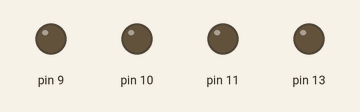
Recording of a sketch running on a simulated Arduino Uno, built with avr-gcc and run on an emulated ATmega328P. Parts: output pins drawn as LEDs (lit = HIGH).

Above: at 0.05 s.
At 1.85 s:
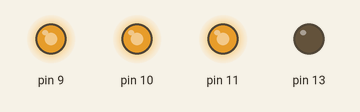
At 2.75 s:
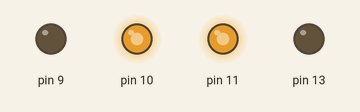
At 3.65 s:
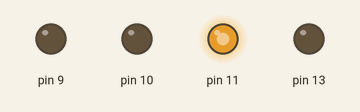
At 5.45 s:
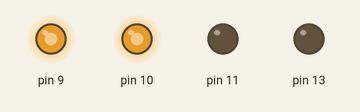
At 7.25 s:
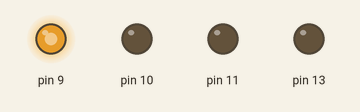
Timing chart, 0 to 9.5 s (numbered marks = the images above):
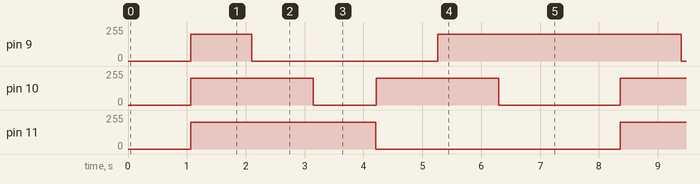

Measured:
- by itself, pin 9: repeats every 7.3 s: 0/255 3.2 s, 200/255 4.1 s
- by itself, pin 10: repeats every 7.3 s: 0/255 1.1 s, 200/255 2.1 s, 0/255 2.1 s, 200/255 2.1 s
- by itself, pin 11: alternates 200/255 for 3.1 s and 0/255 for 4.2 s

The sketch:

sketch_jan17c.ino
```cpp
uint8_t red = 0;
uint8_t green = 0;
uint8_t blue = 0;
bool red_no_change = 0;
bool green_no_change = 0;
bool blue_no_change = 0;
float red_counter = 0.0;
float green_counter = 0.0;
float blue_counter = 0.0;
unsigned long timer = 0;
float red_steps = 0.0;
float green_steps = 0.0;
float blue_steps = 0.0;

void setup() {
  pinMode(9, OUTPUT);
  pinMode(10, OUTPUT);
  pinMode(11, OUTPUT);
  pinMode(13, OUTPUT);
  digitalWrite(13, LOW);
}

void loop() {
  colorChange(200,200,200,1000);
  colorChange(200,200,0,1000);
  colorChange(200,0,0,1000);
  colorChange(0,200,0,1000);
  colorChange(0,200,200,1000);
  colorChange(0,0,200,1000);
  delay(1000);
}

void colorChange(uint8_t red_new, uint8_t green_new, uint8_t blue_new, unsigned long duration) {
  red_steps = 0.0;
  green_steps = 0.0;
  blue_steps = 0.0;

  if(red_new - red == 0) {
    red_steps = 0;
    red_no_change = 1;
  } else {
    red_no_change = 0;
    red_steps = (float(red_new) - float(red)) / float(duration);
  }

  if(green_new - green == 0) {
    green_steps = 0;
    green_no_change = 1;
  } else {
    green_no_change = 0;
    green_steps = (float(green_new) - float(green)) / float(duration);
  }

  if(blue_new - blue == 0) {
    blue_steps = 0;
    blue_no_change = 1;
  } else {
    blue_no_change = 0;
    blue_steps = (float(blue_new) - float(blue)) / float(duration);
  }

  for(timer = 1; timer <= duration; timer++) {

    if(red_no_change == 1) {
    } else {
      red_counter += red_steps;
      red = int(red_counter);
    }

    if(green_no_change == 1) {
    } else {
      green_counter += green_steps;
      green = int(green_counter);
    }

    if(blue_no_change == 1) {
    } else {
      blue_counter += blue_steps;
      blue = int(blue_counter);
    }

    rgb_color(red,green,blue);
    delay(1);
  }

  red = red_new;
  green = green_new;
  blue = blue_new;

}

void rgb_color(uint8_t red, uint8_t green, uint8_t blue) {
  analogWrite(9, blue);
  analogWrite(10, green);
  analogWrite(11, red);
}
```
